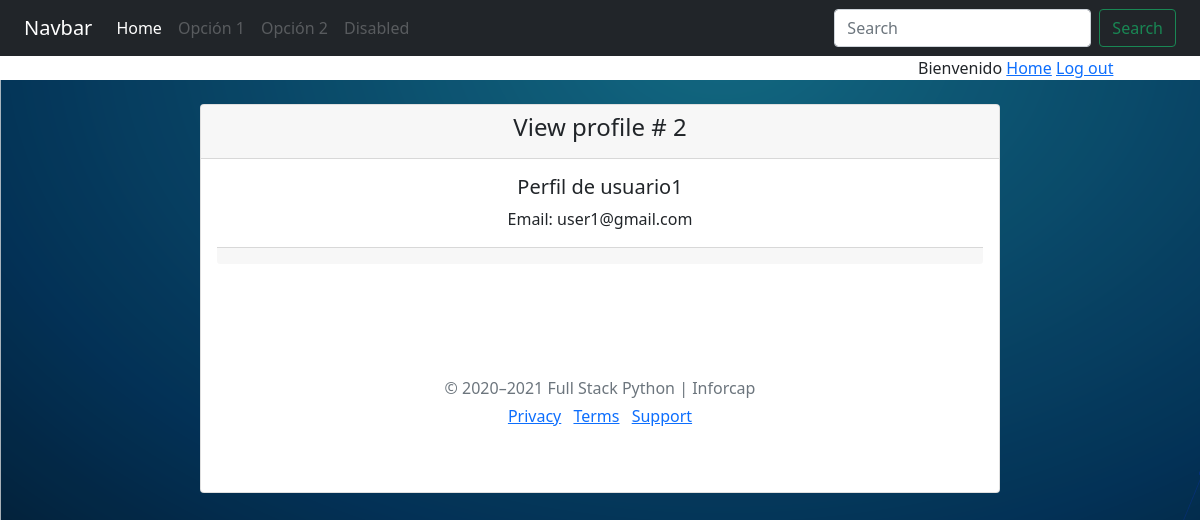
/user/2, run on the app's committed database.
### login_app/models.py (models this page shows)
class Usuario(models.Model):
    name = models.CharField(max_length=55)
    alias = models.CharField(max_length=55)
    fNacimiento = models.DateTimeField()
    created_at = models.DateTimeField(auto_now_add=True)
    updated_at = models.DateTimeField(auto_now=True)
    cuenta = models.ForeignKey(Cuenta, related_name='usuario', on_delete=models.CASCADE)
    objects = UsuarioManager()

class Cuenta(models.Model):
    email = models.CharField(max_length=55)
    password = models.CharField(max_length=255)
    created_at = models.DateTimeField(auto_now_add=True)
    updated_at = models.DateTimeField(auto_now=True)
    id_cuenta_friends = models.ManyToManyField('login_app.Usuario', related_name="id_usuario_friends")

### login_app/views.py (the view)
# urls.py: path('user/<_id>', views.user),
def user(request, _id):
    user=Usuario.objects.get(id=_id)
    context={
        'user': user
    }
    return render(request, "perfil.html",context)

### login_app/templates/perfil.html
{% extends "friends.html" %}
{% block datos %}
<a href="/friends" class="text-end">Home</a>
{% endblock %}
{% block sesion %}
<div class="card text-center col-8 m-auto mt-4">
        <div class="card-header ">
        <h4>View profile # {{ user.id }}</h4>
        </div>
    <div class="card-body">
        <h5 class="card-title">Perfil de {{ user.name}}</h5>
        <p class="card-text">Email:  {{ user.cuenta.email }}</p>
    <div class="card-footer text-muted">
    </div>
</div>
{% endblock %}

### login_app/static/style_css.css (style rules this page uses)
* { padding: 0; margin: 0; border: 0; }
#fondo { background-image: url("/static/img/imagen1.png"); }

### data on the page
Usuario: id "2", name "usuario1", cuenta.email "user1@gmail.com"
